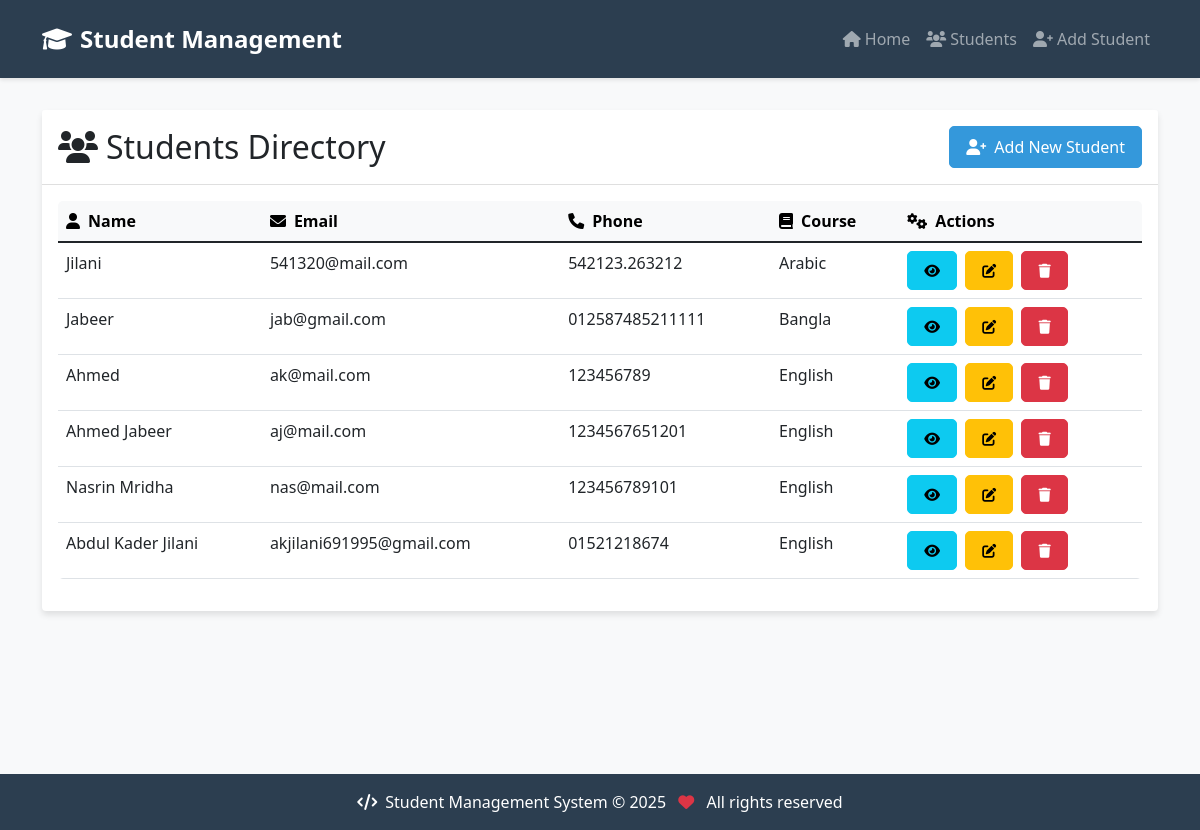
/students/, run on an earlier commit of the app's database.
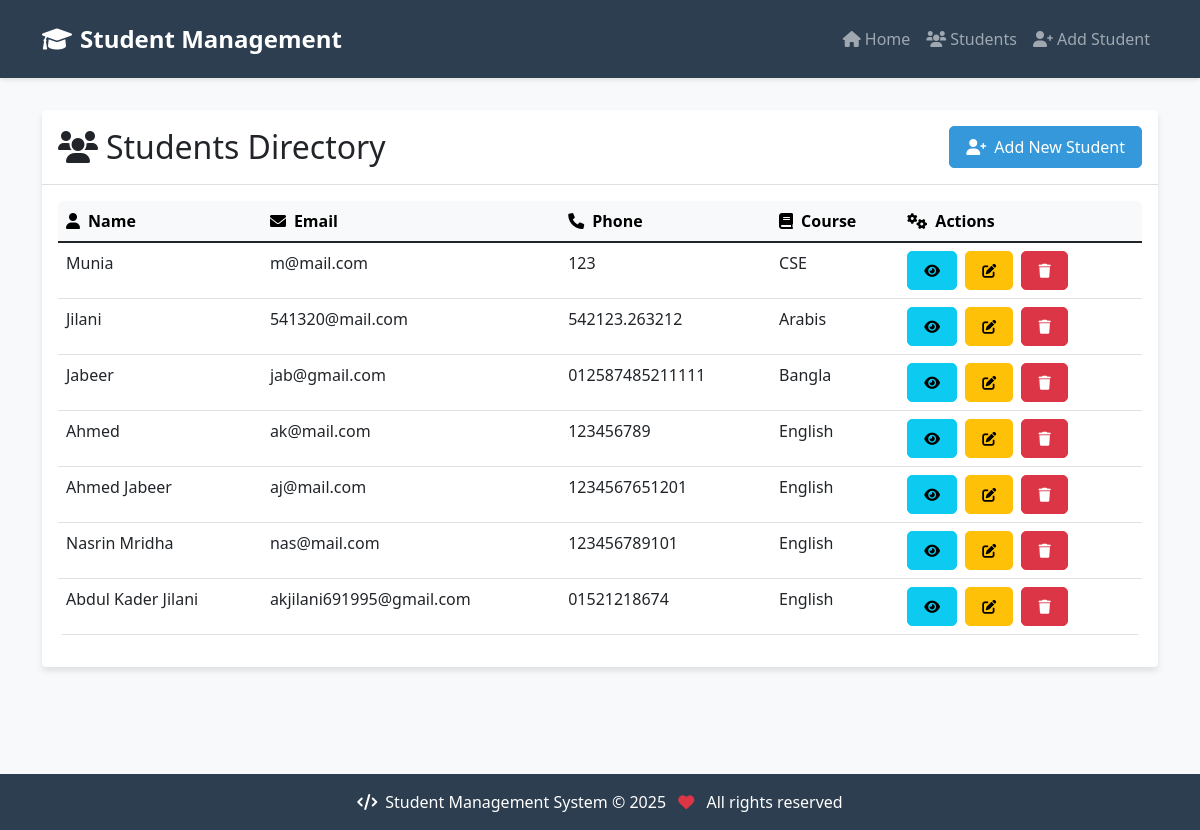
And on a later commit of the database.
### students/models.py (models this page shows, shortened)
class Student(models.Model):
    name = models.CharField(max_length=100)
    email = models.EmailField(unique=True)
    phone = models.CharField(max_length=15)
    course = models.CharField(max_length=50)
    created_at = models.DateTimeField(auto_now_add=True)
    updated_at = models.DateTimeField(auto_now=True)

### students/views.py (the view)
# urls.py: path('students/', StudentListView.as_view(), name='student-list'),
class StudentListView(ListView):
    model = Student
    template_name = 'students/student_list.html'
    context_object_name = 'students'
    ordering = ['-created_at']

### students/templates/students/student_list.html (shortened to what this page needs)
{% extends 'students/base.html' %}
{% block content %}
<div class="card">
    <div class="card-header bg-white d-flex justify-content-between align-items-center py-3">
        <h2 class="mb-0"><i class="fas fa-users me-2"></i>Students Directory</h2>
        <a href="{% url 'student-create' %}" class="btn btn-primary">
            <i class="fas fa-user-plus me-2"></i>Add New Student
        </a>
    </div>
    <div class="card-body">
        <div class="table-responsive">
            <table class="table table-hover">
                <thead class="table-light">
                    <tr>
                        <th>
                            <i class="fas fa-user me-2"></i>Name
                        </th>
                        <th>
                            <i class="fas fa-envelope me-2"></i>Email
                        </th>
                        <th>
                            <i class="fas fa-phone me-2"></i>Phone
                        </th>
                        <th>
                            <i class="fas fa-book me-2"></i>Course
                        </th>
                        <th>
                            <i class="fas fa-cogs me-2"></i>Actions
                        </th>
                    </tr>
                </thead>
                <tbody>
                    {% for student in students %}
                    <tr>
                        <td>{{ student.name }}</td>
                        <td>{{ student.email }}</td>
                        <td>{{ student.phone }}</td>
                        <td>{{ student.course }}</td>
                        <td>
                            <a href="{% url 'student-detail' student.pk %}" class="btn btn-info btn-sm me-1">
                                <i class="fas fa-eye"></i>
                            </a>
                            <a href="{% url 'student-update' student.pk %}" class="btn btn-warning btn-sm me-1">
                                <i class="fas fa-edit"></i>
                            </a>
                            <a href="{% url 'student-delete' student.pk %}" class="btn btn-danger btn-sm">
                                <i class="fas fa-trash"></i>
                            </a>
                        </td>
                    </tr>
                    {% endfor %}
                </tbody>
            </table>
        </div>
    </div>
</div>
{% endblock %}

What changed in the data, as far as the page shows it:
added Student: name "Munia", email "m@mail.com", phone "123", course "CSE"
changed Student "Jilani": course "Arabic" → "Arabis"
